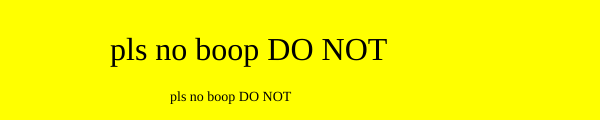
Frame 1 (no input)
Frame 60 (no input): identical to frame 1, image omitted
Frame 120 (the mouse pressed at the canvas centre since frame 60): identical to frame 1, image omitted

The p5.js sketch that drew this single still picture (run headless with seeded random() and noise() and a simulated clock; from frame 60 on, the mouse is pressed at the canvas centre):

// p5.js sketch
// ── sketch.js
function setup() {
  createCanvas(600, 120);
  textFont("Gloria Hallelujah");
}

function draw() {
  background(255, 255, 0);
  textSize(32);
  text("pls no boop DO NOT", 110, 60);
  textSize(14);
//text will wrap within a 200 by 50 box with it’s top corner at (170,90)
  text("pls no boop DO NOT", 170, 90,200,50);
}
